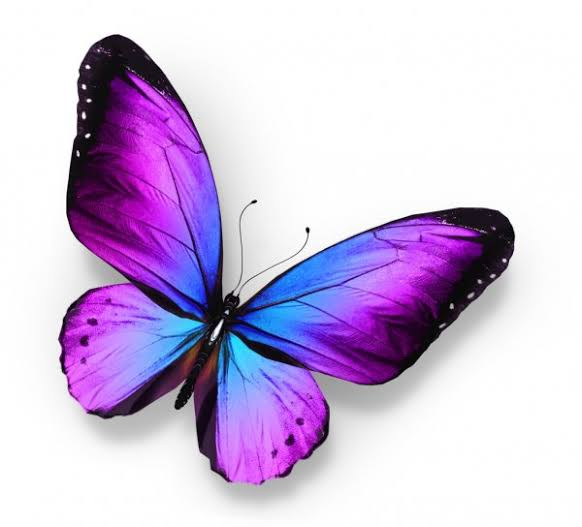
#> input picture butterfly.jpeg, 582 x 527 px
$ python gaussian_blur.py
#> lines starting #> are read from the running program, lines starting #| are printed output that depends on the picture; after the words box and inside, x2 and y2 are one past the last pixel; in counts of white or black regions, pixels touching at a corner belong together
import numpy as np
import cv2
import matplotlib.pyplot as plt


img = cv2.imread("butterfly.jpeg")
#> img is the input picture: shape (527, 582, 3); mean B, G, R 222.6, 191.3, 207.5
img_copy= np.copy(img)
img_copy = cv2.cvtColor(img_copy, cv2.COLOR_BGR2RGB)
#plt.imshow(img_copy)
gray = cv2.cvtColor(img_copy, cv2.COLOR_RGB2GRAY )
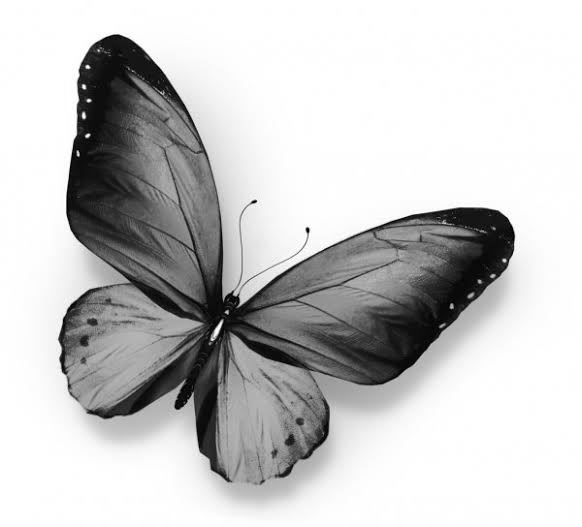
#> gray: shape (527, 582); min 0, max 255, mean 199.7
#plt.imshow(gray)

blurred_img = cv2.GaussianBlur( gray, (9, 9), sigmaX =0)
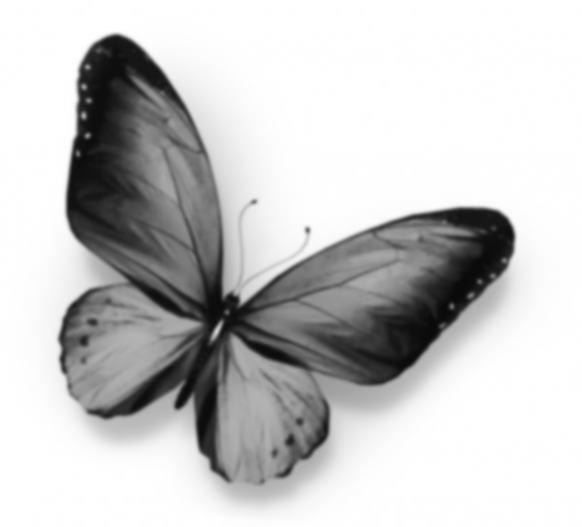
#> blurred_img: shape (527, 582); min 9, max 255, mean 199.7
plt.imshow(blurred_img, cmap = 'gray')

kernel = np.array([[-1, 0, 1],
                   [-2, 0, 2],
                   [-1, 0, 1]])

filtered_img = cv2.filter2D(blurred_img, -1, kernel)
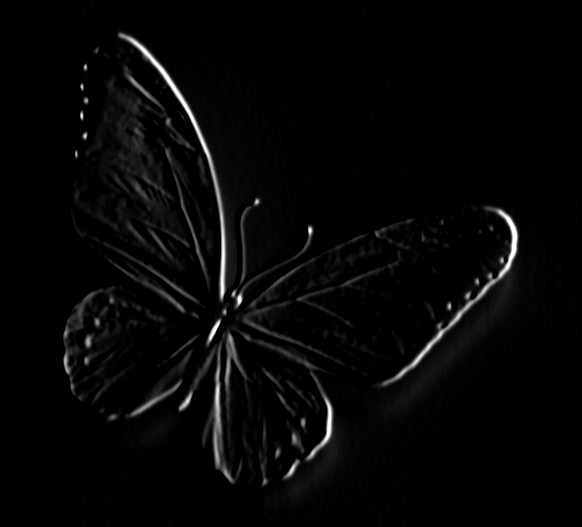
#> filtered_img: shape (527, 582); min 0, max 255, mean 6.3
#plt.imshow(filtered_img)

retval, binary_img = cv2.threshold(filtered_img, 50, 255, cv2.THRESH_BINARY)
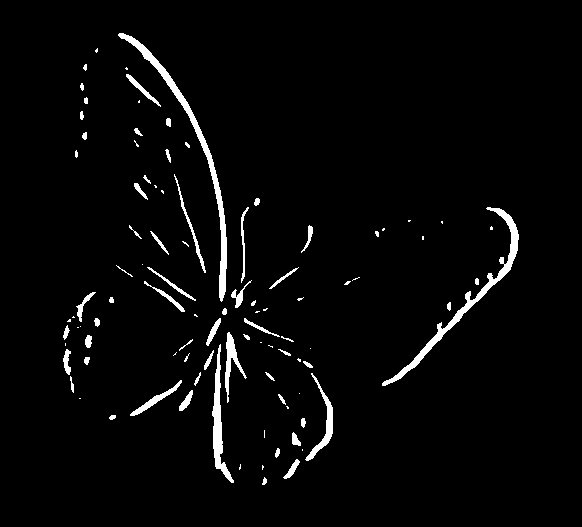
#> binary_img: shape (527, 582); 3% white; 98 white regions (41 under 20 px), largest, box (x1, y1, x2, y2) and area: (118, 33, 227, 302) 1824, (382, 207, 519, 386) 1647, (212, 344, 234, 483) 894
plt.imshow(binary_img, cmap = 'gray')
